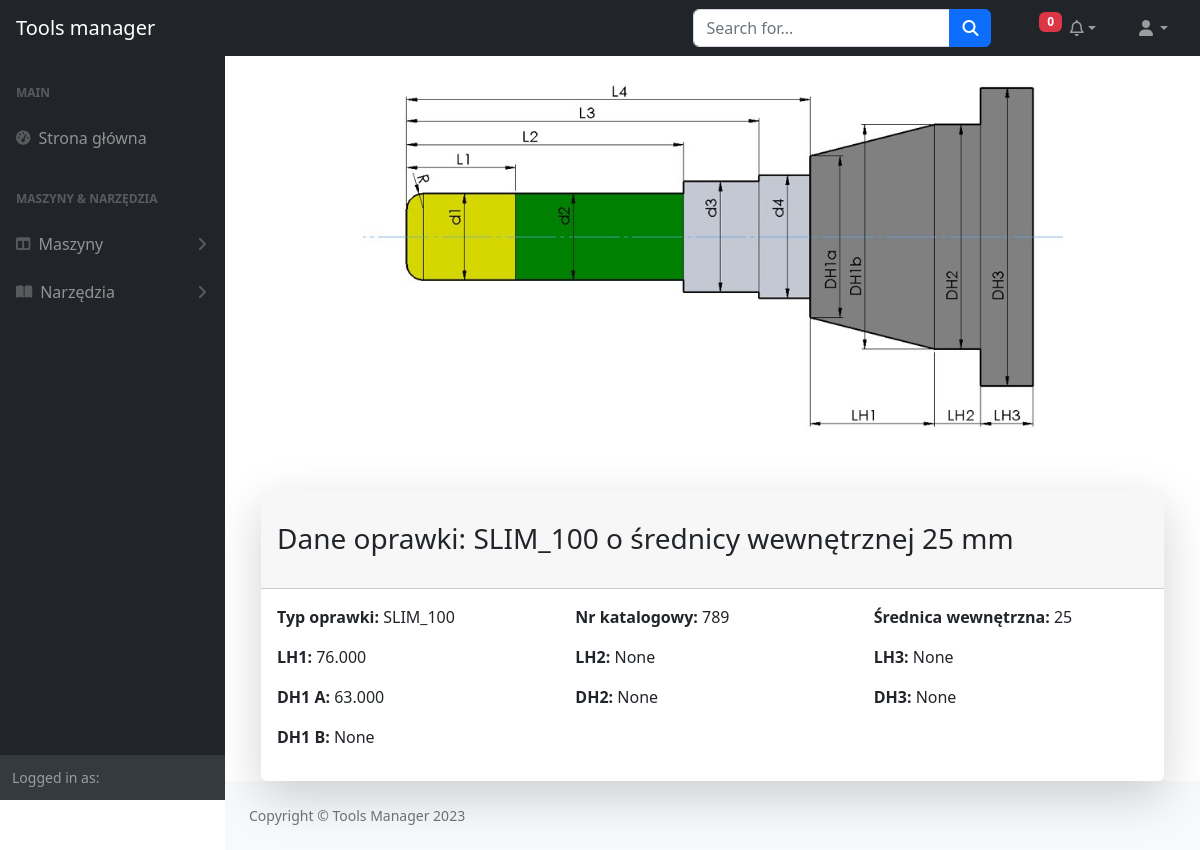
The app's page /holder/1/ with its own data.
### holders/models.py (models this page shows, shortened)
class Holder(models.Model):
    holder_type_choices = [
        ('type_1', 'SLIM_100'),
        ('type_2', 'SLIM_150'),
        ('type_3', 'SLIM_200'),
        ('type_4', 'TERMO_100'),
        ('type_5', 'TERMO_150'),
        ('type_6', 'TERMO_200'),
        ('type_7', 'ER_32'),
        ('type_8', 'ER_40'),
        ('type_9', 'WELDON_100'),
        ('type_10', 'WELDON_150'),
        ('type_11', 'WELDON_200'),
        ('type_12', 'STYROPIAN'),
        ('type_13', 'UCHWYT_76'),
    ]
    holder_type_dict = dict(holder_type_choices)
    holder_type = models.CharField(max_length=100, choices=holder_type_choices)
    inner_diameter = models.PositiveIntegerField()
    catalog_nr = models.CharField(max_length=100, blank=True)
    LH1 = models.DecimalField(max_digits=10, decimal_places=3, blank=True, null=True)
    DH1_A = models.DecimalField(max_digits=10, decimal_places=3, blank=True, null=True)
    DH1_B = models.DecimalField(max_digits=10, decimal_places=3, blank=True, null=True)
    LH2 = models.DecimalField(max_digits=10, decimal_places=3, blank=True, null=True)
    DH2 = models.DecimalField(max_digits=10, decimal_places=3, blank=True, null=True)
    LH3 = models.DecimalField(max_digits=10, decimal_places=3, blank=True, null=True)
    DH3 = models.DecimalField(max_digits=10, decimal_places=3, blank=True, null=True)
    author = models.ForeignKey(User, on_delete=models.SET_DEFAULT, default=None)

### holders/views.py (the view)
# urls.py: path('holder/<int:pk>/', HolderDetailView.as_view(), name='holder-detail'),
class HolderDetailView(DetailView):
    model = Holder
    template_name = 'holders/holder_detail.html'
    def get(self, request, *args, **kwargs):
        user = request.user
        logger.info(f'Holder Detail View accessed by user {user}')
        return super().get(request, *args, **kwargs)

### machines/context_processors.py (called while the page is built)
def all_machines(request):
    return {'machines': Machine.objects.all()}

def user_notifications(request):
    if not request.user.is_anonymous:
        user = request.user
        return {'user_notifications': UserNotification.objects.filter(user=user, is_read=False).select_related(
                'notification__user_comment').order_by('-notification__created_at')}
    return {'user_notifications': []}

### holders/templates/holders/holder_detail.html (shortened to what this page needs)
{% extends 'machines/index.html' %}
{% load static %}
{% block content %}
<div class="container">
    <div class="col-lg text-center">
        <img src="{% static 'media/tool.jpg' %}" alt="Tool Image" class="img-fluid rounded" style="max-width: 700px;">
    </div>
    <div class="row justify-content-center">
        <div class="col-lg">
            <div class="card shadow-lg border-0 rounded-lg mt-5">
                <div class="card-header">
                    <h3 class="text-left font-weight-light my-4">Dane oprawki: {{ object.get_holder_type_display }} o średnicy wewnętrznej {{ object.inner_diameter }} mm</h3>
                </div>
                <div class="content-section">
                    <div class="card-body">
                        <div class="row mb-3">
                            <div class="col">
                                <strong>Typ oprawki:</strong> {{ object.get_holder_type_display }}
                            </div>
                            <div class="col">
                                <strong>Nr katalogowy:</strong> {{ object.catalog_nr }}
                            </div>
                            <div class="col">
                                <strong>Średnica wewnętrzna:</strong> {{ object.inner_diameter }}
                            </div>
                        </div>
                        <div class="row mb-3">
                            <div class="col">
                                <strong>LH1:</strong> {{ object.LH1 }}
                            </div>
                            <div class="col">
                                <strong>LH2:</strong> {{ object.LH2 }}
                            </div>
                            <div class="col">
                                <strong>LH3:</strong> {{ object.LH3 }}
                            </div>
                        </div>
                        <div class="row mb-3">
                            <div class="col">
                                <strong>DH1 A:</strong> {{ object.DH1_A }}
                            </div>
                            <div class="col">
                                <strong>DH2:</strong> {{ object.DH2 }}
                            </div>
                            <div class="col">
                                <strong>DH3:</strong> {{ object.DH3 }}
                            </div>
                        </div>
                        <div class="row mb-3">
                            <div class="col">
                                <strong>DH1 B:</strong> {{ object.DH1_B }}
                            </div>
                        </div>
                    </div>
                </div>
            </div>
        </div>
    </div>
</div>
{% endblock %}

### records on screen
Holder: holder_type "SLIM_100", inner_diameter "25", catalog_nr "789", LH1 "76.000", LH2 "None", LH3 "None", DH1_A "63.000", DH2 "None", DH3 "None", DH1_B "None"
